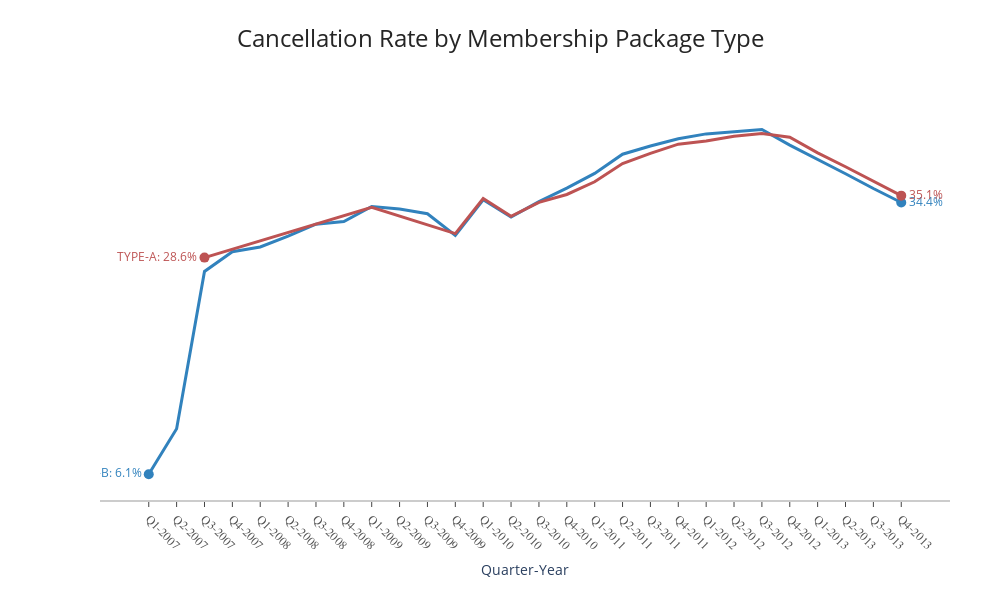

This figure's notebook cell:
### Code cell
import plotly.graph_objects as go

# Get unique package types
package_types = cancel_by_package_type['MEMBERSHIP_PACKAGE'].unique()

# Create a color palette for the different package types
colors = ['rgb(49,130,189)', 'rgb(189,83,83)', 'rgb(49,189,83)', 'rgb(189,189,49)']

# Create figure
fig = go.Figure()

# Add traces for each package type
for i, package in enumerate(package_types):
    # Filter data for this package type
    package_data = cancel_by_package_type[cancel_by_package_type['MEMBERSHIP_PACKAGE'] == package]
    
    # Sort by year and quarter to ensure correct order
    package_data = package_data.sort_values(by=['year', 'quarter'])
    
    # Get the start and end values for annotations
    start_x = package_data['quarter_year'].iloc[0]
    end_x = package_data['quarter_year'].iloc[-1]
    start_y = package_data['rolling_cancellation_rate'].iloc[0] * 100
    end_y = package_data['rolling_cancellation_rate'].iloc[-1] * 100
    
    # Add line trace
    fig.add_trace(go.Scatter(
        x=package_data['quarter_year'],
        y=package_data['rolling_cancellation_rate'] * 100,  # Convert to percentage
        mode='lines',
        name=package,
        line=dict(color=colors[i % len(colors)], width=3),
        connectgaps=True,
        showlegend=False  # Hide from legend as we'll add text labels
    ))
    
    # Add endpoints with text labels
    fig.add_trace(go.Scatter(
        x=[start_x, end_x],
        y=[start_y, end_y],
        mode='markers+text',
        marker=dict(color=colors[i % len(colors)], size=10),
        text=[f"{package}: {start_y:.1f}%", f"{end_y:.1f}%"],
        textposition=["middle left", "middle right"],
        textfont=dict(color=colors[i % len(colors)]),
        showlegend=False
    ))

# Update layout
fig.update_layout(
    title={
        'text': 'Cancellation Rate by Membership Package Type',
        'y': 0.95,
        'x': 0.5,
        'xanchor': 'center',
        'yanchor': 'top',
        'font': dict(size=24, color='rgb(37,37,37)')
    },
    xaxis=dict(
        title='Quarter-Year',
        showline=True,
        showgrid=False,
        showticklabels=True,
        linecolor='rgb(204, 204, 204)',
        linewidth=2,
        ticks='outside',
        tickangle=45,
        tickfont=dict(
            family='Arial',
            size=12,
            color='rgb(82, 82, 82)',
        ),
        type='category'
    ),
    yaxis=dict(
        showgrid=False,
        zeroline=False,
        showline=False,
        showticklabels=False,  # Hide tick labels
        title=None  # Remove title
    ),
    autosize=False,
    width=1000,
    height=600,
    margin=dict(
        autoexpand=False,
        l=100,
        r=50,
        t=110,
        b=100
    ),
    showlegend=False,  # Disable legend as we're using direct labeling
    plot_bgcolor='white'
)

# Show the plot
fig.show()

### Figure 1 — Plotly figure (JSON) as saved in the notebook; plotly's stock layout.template omitted (floating-point values rounded to 4 significant figures)
{"data": [{"connectgaps": true, "line": {"color": "rgb(49,130,189)", "width": 3}, "mode": "lines", "name": "TYPE-B", "showlegend": false, "type": "scatter", "x": ["Q1-2007", "Q2-2007", "Q3-2007", "Q4-2007", "Q1-2008", "Q2-2008", "Q3-2008", "Q4-2008", "Q1-2009", "Q2-2009", "Q3-2009", "Q4-2009", "Q1-2010", "Q2-2010", "Q3-2010", "Q4-2010", "Q1-2011", "Q2-2011", "Q3-2011", "Q4-2011", "Q1-2012", "Q2-2012", "Q3-2012", "Q4-2012", "Q1-2013", "Q2-2013", "Q3-2013", "Q4-2013"], "y": [6.061, 10.8, 27.2, 29.25, 29.74, 30.88, 32.12, 32.4, 33.97, 33.71, 33.21, 30.96, 34.67, 32.86, 34.47, 35.88, 37.41, 39.41, 40.27, 41.02, 41.53, 41.78, 41.99, 40.35, 38.9, 37.38, 35.84, 34.38]}, {"marker": {"color": "rgb(49,130,189)", "size": 10}, "mode": "markers+text", "showlegend": false, "text": ["TYPE-B: 6.1%", "34.4%"], "textfont": {"color": "rgb(49,130,189)"}, "textposition": ["middle left", "middle right"], "type": "scatter", "x": ["Q1-2007", "Q4-2013"], "y": [6.061, 34.38]}, {"connectgaps": true, "line": {"color": "rgb(189,83,83)", "width": 3}, "mode": "lines", "name": "TYPE-A", "showlegend": false, "type": "scatter", "x": ["Q3-2007", "Q1-2009", "Q4-2009", "Q1-2010", "Q2-2010", "Q3-2010", "Q4-2010", "Q1-2011", "Q2-2011", "Q3-2011", "Q4-2011", "Q1-2012", "Q2-2012", "Q3-2012", "Q4-2012", "Q1-2013", "Q2-2013", "Q3-2013", "Q4-2013"], "y": [28.64, 33.87, 31.14, 34.79, 32.94, 34.4, 35.21, 36.54, 38.44, 39.5, 40.46, 40.79, 41.28, 41.57, 41.18, 39.56, 38.11, 36.62, 35.1]}, {"marker": {"color": "rgb(189,83,83)", "size": 10}, "mode": "markers+text", "showlegend": false, "text": ["TYPE-A: 28.6%", "35.1%"], "textfont": {"color": "rgb(189,83,83)"}, "textposition": ["middle left", "middle right"], "type": "scatter", "x": ["Q3-2007", "Q4-2013"], "y": [28.64, 35.1]}], "layout": {"autosize": false, "height": 600, "margin": {"autoexpand": false, "b": 100, "l": 100, "r": 50, "t": 110}, "plot_bgcolor": "white", "showlegend": false, "title": {"font": {"color": "rgb(37,37,37)", "size": 24}, "text": "Cancellation Rate by Membership Package Type", "x": 0.5, "xanchor": "center", "y": 0.95, "yanchor": "top"}, "width": 1000, "xaxis": {"linecolor": "rgb(204, 204, 204)", "linewidth": 2, "showgrid": false, "showline": true, "showticklabels": true, "tickangle": 45, "tickfont": {"color": "rgb(82, 82, 82)", "family": "Arial", "size": 12}, "ticks": "outside", "title": {"text": "Quarter-Year"}, "type": "category"}, "yaxis": {"showgrid": false, "showline": false, "showticklabels": false, "title": {}, "zeroline": false}}}
